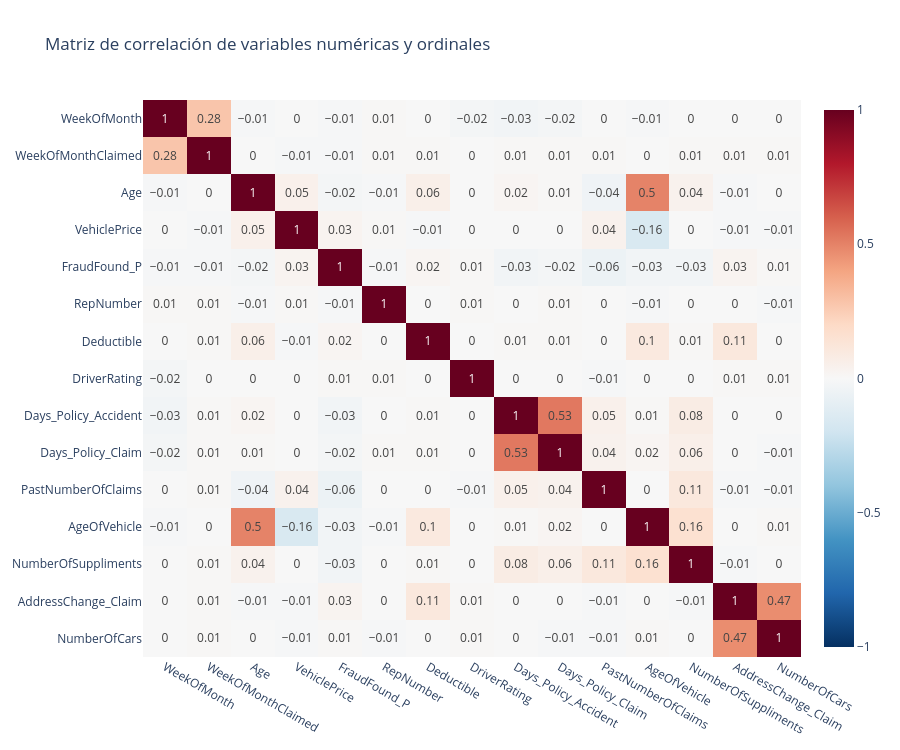

Here is the notebook cell this chart was saved with:
### Code cell
# 6.3 Correlaciones (variables numéricas)

corr = df_clean.select_dtypes(include=np.number).corr()
fig = px.imshow(
    corr.round(2), text_auto=True, aspect='auto',
    color_continuous_scale='RdBu_r', zmin=-1, zmax=1,
    title='Matriz de correlación de variables numéricas y ordinales'
)
fig.update_layout(width=900, height=750)
fig.show()

### Figure 1 — Plotly figure (JSON) as saved in the notebook; plotly's stock layout.template omitted (floating-point values rounded to 4 significant figures; data arrays with more than 128 entries replaced by an {"elided": "..."} marker saying what was removed)
{"data": [{"coloraxis": "coloraxis", "hovertemplate": "x: %{x}<br>y: %{y}<br>color: %{z}<extra></extra>", "name": "0", "texttemplate": "%{z}", "type": "heatmap", "x": ["WeekOfMonth", "WeekOfMonthClaimed", "Age", "VehiclePrice", "FraudFound_P", "RepNumber", "Deductible", "DriverRating", "Days_Policy_Accident", "Days_Policy_Claim", "PastNumberOfClaims", "AgeOfVehicle", "NumberOfSuppliments", "AddressChange_Claim", "NumberOfCars"], "xaxis": "x", "y": ["WeekOfMonth", "WeekOfMonthClaimed", "Age", "VehiclePrice", "FraudFound_P", "RepNumber", "Deductible", "DriverRating", "Days_Policy_Accident", "Days_Policy_Claim", "PastNumberOfClaims", "AgeOfVehicle", "NumberOfSuppliments", "AddressChange_Claim", "NumberOfCars"], "yaxis": "y", "z": {"elided": "15x15 float values"}}], "layout": {"coloraxis": {"cmax": 1, "cmin": -1, "colorscale": [[0, "rgb(5,48,97)"], [0.1, "rgb(33,102,172)"], [0.2, "rgb(67,147,195)"], [0.3, "rgb(146,197,222)"], [0.4, "rgb(209,229,240)"], [0.5, "rgb(247,247,247)"], [0.6, "rgb(253,219,199)"], [0.7, "rgb(244,165,130)"], [0.8, "rgb(214,96,77)"], [0.9, "rgb(178,24,43)"], [1, "rgb(103,0,31)"]]}, "height": 750, "title": {"text": "Matriz de correlación de variables numéricas y ordinales"}, "width": 900, "xaxis": {"anchor": "y", "domain": [0, 1]}, "yaxis": {"anchor": "x", "autorange": "reversed", "domain": [0, 1]}}}
